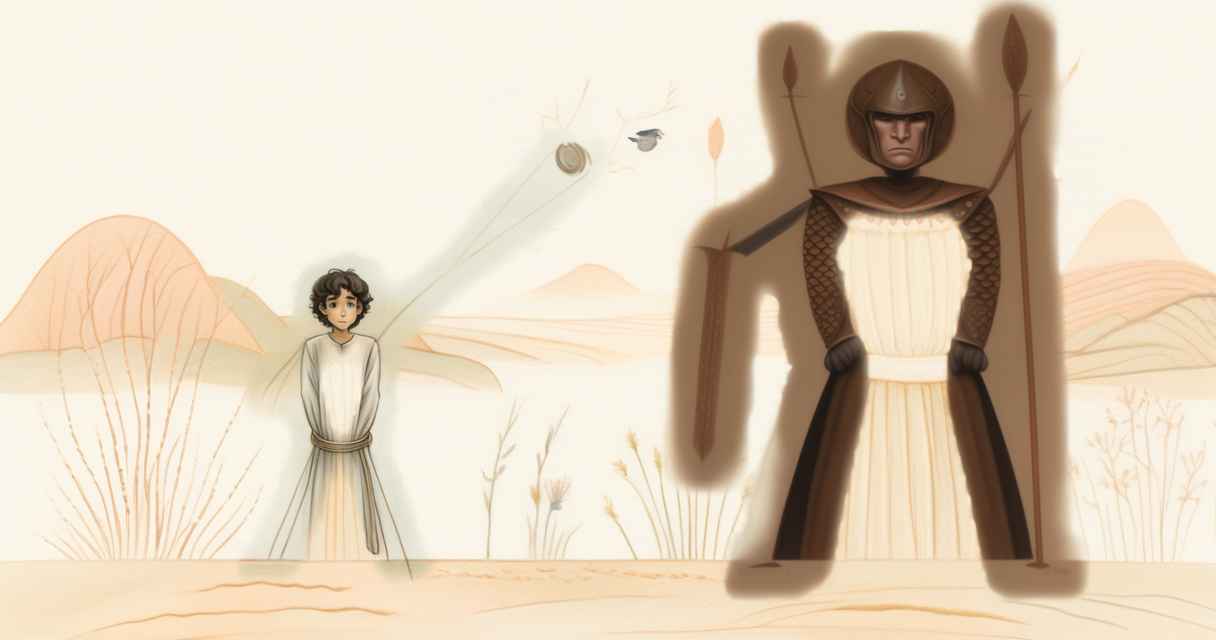
#> input picture scripts/canon/reference/approved-320-s11.png, 1216 x 640 px; its folder holds 4 pictures in this run
$ python judge_style.py reference/approved-320-s11.png
#> lines starting #> are read from the running program, lines starting #| are printed output that depends on the picture; pictures that were not available may be replaced by others from this repository, and a replacement may not be noted
"""[[화풍 도달]] 판정 — 축 A (task#317 S0-2).

**정답지는 지어내지 않는다.** 양성 기준은 사용자가 목표로 지정한 `params.REFERENCE`의 10장이고
(reference/REFERENCE.md), 음성 대조군은 현행 ControlNet 경로 산출물이다. 이 스크립트가 하는 일은
그 두 집합에 지표를 걸어 **분리도를 재고, 분리되면 그 사이에서 임계를 파생하는 것**이다 —
임계를 리터럴로 적지 않는다(ADR `260823-221839`).

**지표를 고른 근거**(CONTEXT.md [[화풍 도달]], ADR `260825-013557` 2026-08-25 개정 따름 정리 1 —
지표는 고르기 전에 정답지와 현행 양쪽에 걸어 분리도를 잰다):

  육안 소견은 「창백하다」이고 거기서 자연스럽게 나오는 지표는 **채도**인데, 채도 평균은 정답지와
  현행의 구간이 겹쳐 아무것도 갈라내지 못한다(정답지 0.201~0.259 ↔ 현행 0.105~0.217). 실제로
  갈라내는 것은 **어두운 화소 비율**(`휘도 < DARK_CUT`)로 17~75배 벌어진다. 결함의 정체는 채도가 아니라
  **잉크·대비의 부재**다. 그래서 채도(`sat_p95`)는 계속 **재되 판정에 쓰지 않는다** — 분리하지
  못한다는 사실 자체가 이 파일럿의 실측이라 지우지 않고 남긴다.

**적용 범위는 장면류다**(같은 개정 따름 정리 3). 동결 정본(얼굴 클로즈업)은 이 지표에서 0.006으로
실패해야 할 현행 장면과 같은 값을 낸다 — 초상은 원래 어두운 화소가 적다. 초상 판정에 쓰지 않는다.

Usage:
  python3 judge_style.py                 # 정답지 vs 현행 12장 — 분리도 판정 + 임계 파생
  python3 judge_style.py --json out.json # 같은 판정을 json으로도 남긴다
"""
import glob
import json
import math
import os
import sys

import numpy as np
from PIL import Image

import params

# --- 지표를 정의하는 상수 (임계가 아니다) -------------------------------------
# 「어두운 화소」의 경계. CONTEXT.md [[화풍 도달]]이 정답지/현행 양쪽에 걸어 17~75배 분리를
# 실측한 그 정의를 그대로 승계한다 — 여기서 바꾸면 그 실측과 못 잇는다. `judge_metrics.py`의
# EDGE_THRESHOLD와 같은 종류(지표를 정의하는 상수는 [[생성 파라미터]]가 아니므로 params가 아니라
# 판정 모듈이 갖는다).
DARK_CUT = 0.55
# **정정(task#317 S0 실측)**: CONTEXT.md와 계획이 이 지표를 「`v<0.55` 비율」로 적었으나, 그
# 실측표를 재현하는 것은 HSV의 V가 아니라 **그레이스케일 휘도**다 — sheet-s200이 휘도로 0.2019
# (문서의 시트 구간 0.172~0.233 안), HSV V로는 0.0980(구간 밖)이다. 표기가 잘못됐던 것이지 수가
# 잘못됐던 것이 아니므로, **문서의 수와 이어지는 쪽(휘도)을 채택하고 이름을 고친다.** V로 바꾸면
# 분리는 여전하지만 앞선 실측과의 비교 가능성이 끊긴다.

APPLIES_TO = "장면류(1216x640 및 시트류). 초상 층에는 쓰지 않는다."


def style_metrics(path):
    """한 장의 화풍 지표. HSV의 V·S만 쓴다 — 새 의존성 없이 PIL로 끝난다."""
    im = Image.open(path).convert("RGB")
    lum = np.asarray(im.convert("L"), dtype=np.float32) / 255.0
    sat = np.asarray(im.convert("HSV"), dtype=np.float32)[..., 1] / 255.0
    return {
        "ink": float((lum < DARK_CUT).mean()),   # 어두운 화소 비율 — 판정에 쓰는 축
        "val_p05": float(np.percentile(lum, 5)),  # 가장 어두운 5% — 잉크의 깊이
        "sat_p95": float(np.percentile(sat, 95)),  # 참고용. 갈라내지 못한다는 것이 실측이다
    }


def reference_paths():
    """정답지 = 추적 위치의 전부. 「어느 것을 쓸까」를 손으로 고르지 않는다 — 고르는 순간
    유리한 쪽만 남길 여지가 생긴다. 무엇이 왜 거기 있는지는 REFERENCE.md가 진다."""
    return sorted(glob.glob(os.path.join(params.REFERENCE, "*.png")))


def current_scene_paths():
    """음성 대조군 = 현행 ControlNet 경로 산출물(task#315 S4의 12장)."""
    return sorted(glob.glob(os.path.join(params.OUT_ROOT, "scene", "*.png")))


def _log_mid(a, b):
    """두 값의 **로그 중점**. 정답지와 현행이 곱셈적으로(17~75배) 벌어져 있으므로 산술 중점은
    한쪽에 붙는다. 로그 중점은 비율 척도에서 두 집합에 같은 여유(최대 마진)를 주는 분할점이고,
    자유 파라미터가 없어 임계에 사람의 손이 들어가지 않는다."""
    return math.sqrt(a * b)


def derive_thresholds(ref, ctl):
    """임계를 **파생한다**. 정답지 하한과 현행 상한 사이(반대 방향 지표는 그 반대)의 로그 중점.

    분리되지 않으면 임계를 만들지 않고 실패한다 — 갈라내지 못하는 자로 다음 슬라이스에 들어가지
    않는다(ADR `260825-013557`: 대조군이 통과하면 무정보다)."""
    ref_ink_lo, ctl_ink_hi = min(m["ink"] for m in ref), max(m["ink"] for m in ctl)
    ref_p05_hi, ctl_p05_lo = max(m["val_p05"] for m in ref), min(m["val_p05"] for m in ctl)
    ref_sat_lo, ctl_sat_hi = min(m["sat_p95"] for m in ref), max(m["sat_p95"] for m in ctl)
    return {
        "ink_min": _log_mid(ref_ink_lo, ctl_ink_hi),
        "val_p05_max": _log_mid(ref_p05_hi, ctl_p05_lo),
        "separation": {
            "ink_ratio": ref_ink_lo / ctl_ink_hi if ctl_ink_hi else float("inf"),
            "val_p05_ratio": ctl_p05_lo / ref_p05_hi if ref_p05_hi else float("inf"),
            "sat_p95_ratio": ref_sat_lo / ctl_sat_hi if ctl_sat_hi else float("inf"),
        },
        "reference_band": {  # 「통과」와 별개로 정답지가 실제로 어디 있는지 — 조일 때 쓴다
            "ink": [min(m["ink"] for m in ref), max(m["ink"] for m in ref)],
            "val_p05": [min(m["val_p05"] for m in ref), max(m["val_p05"] for m in ref)],
        },
    }


def passes(m, thr):
    return m["ink"] >= thr["ink_min"] and m["val_p05"] <= thr["val_p05_max"]


def _row(path, m, thr=None):
    mark = "" if thr is None else ("  ✅" if passes(m, thr) else "  ❌")
    return (f"  {os.path.basename(path):38s} ink={m['ink']:.4f}  "
            f"p05={m['val_p05']:.3f}  sat_p95={m['sat_p95']:.3f}{mark}")


def main():
    refs, ctls = reference_paths(), current_scene_paths()
    if not refs:
        sys.exit(f"정답지가 없다: {params.REFERENCE}")
    if not ctls:
        sys.exit(f"음성 대조군(현행 장면)이 없다: {params.OUT_ROOT}/scene")

    ref_m = [style_metrics(p) for p in refs]
#> in style_metrics, im is the input picture: PIL image 1216x640 RGB; mean R, G, B 221.9, 206.5, 185.6
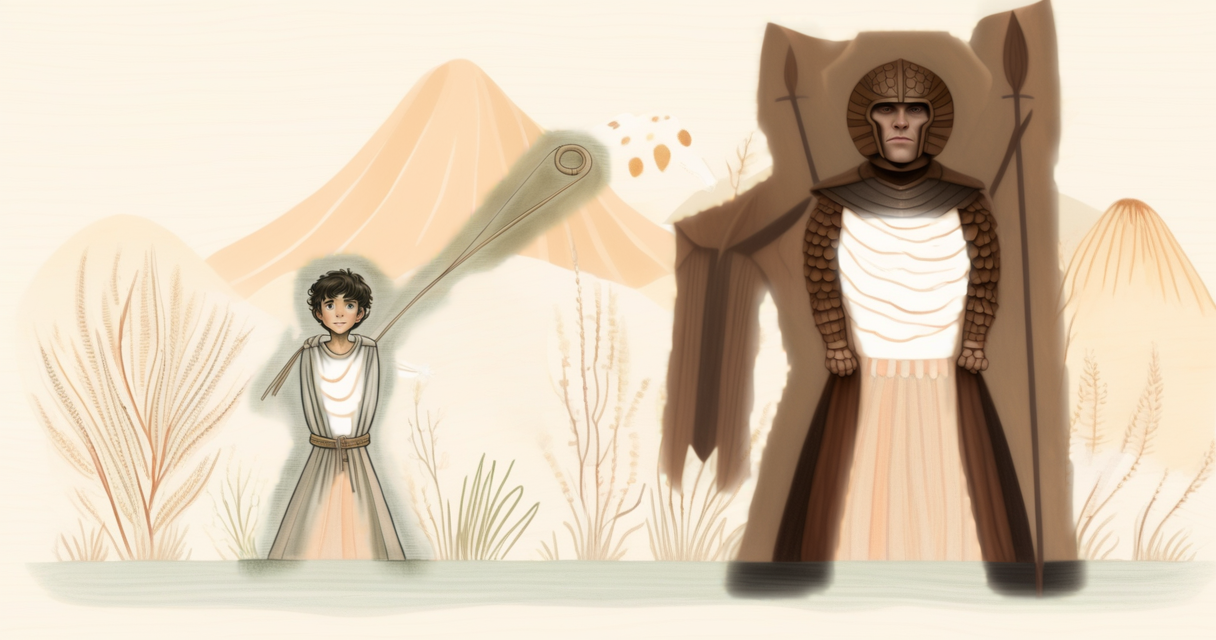
#> input picture scripts/canon/reference/approved-320-s7.png, 1216 x 640 px
#> in style_metrics, im is the input picture: PIL image 1216x640 RGB; mean R, G, B 217.5, 201.1, 180
#> in style_metrics (call 2), `sat = np.asarray(im.convert("HSV"), dtype=np.float32)[..., 1] / 255.0`:
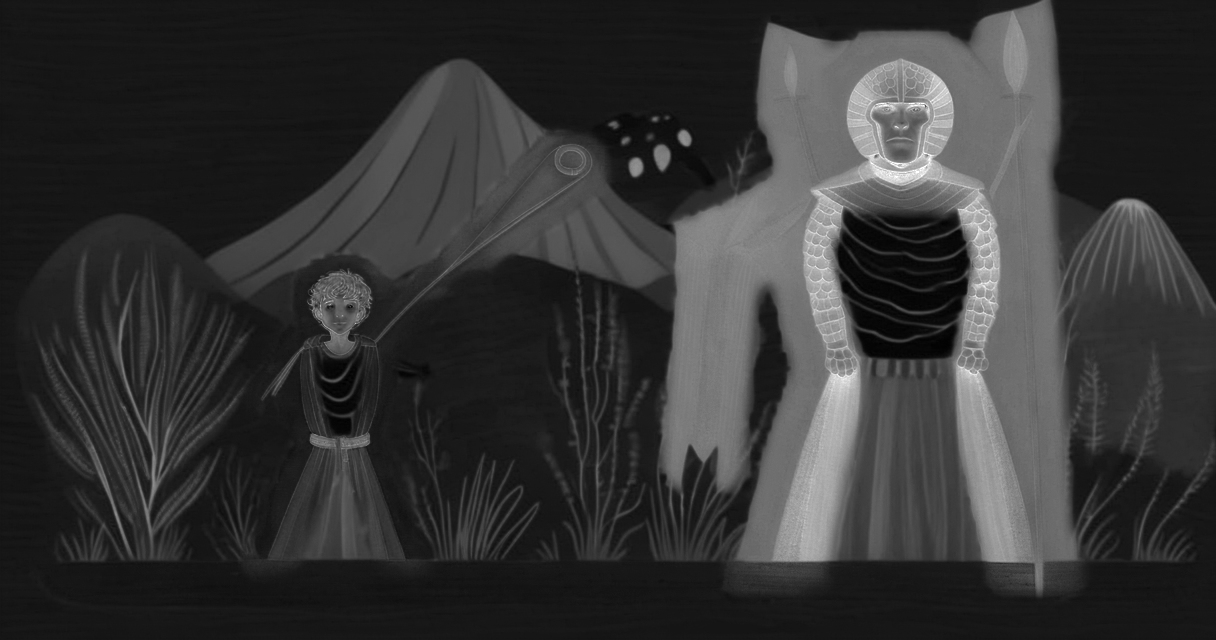
#> sat: shape (640, 1216) float32; min 0, max 1, mean 0.206
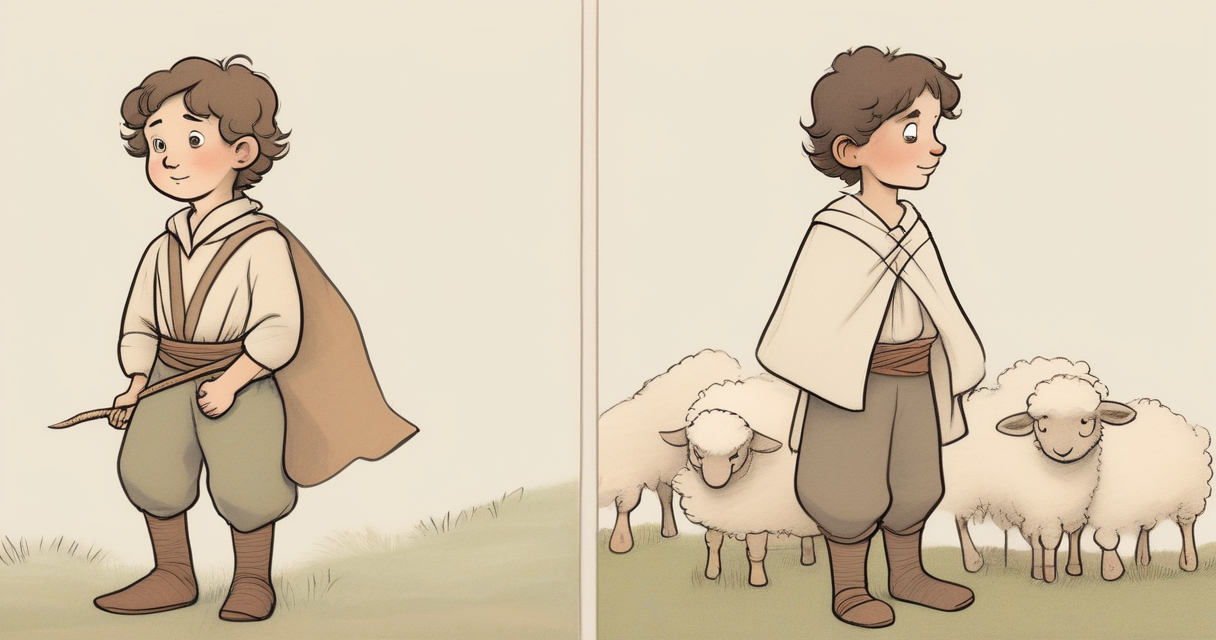
#> input picture scripts/canon/reference/scene-1-shepherd-ref0.4.png, 1216 x 640 px
#> in style_metrics, im is the input picture: PIL image 1216x640 RGB; mean R, G, B 213.9, 199.7, 177.1
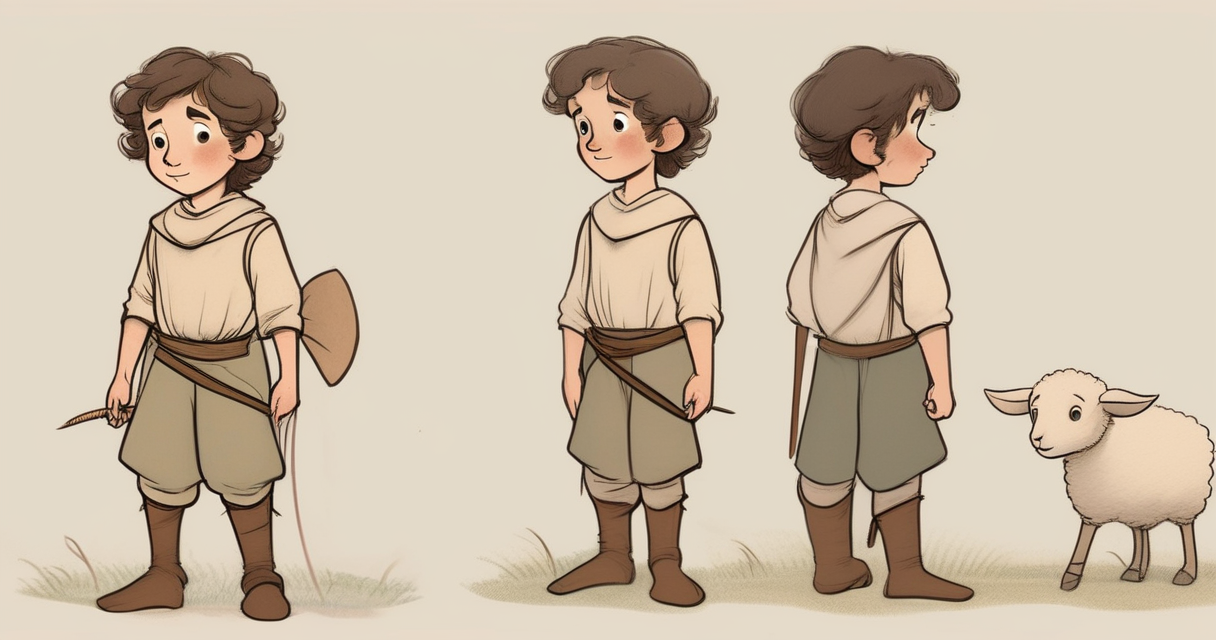
#> input picture scripts/canon/reference/scene-1-shepherd-ref0.7.png, 1216 x 640 px
#> in style_metrics, im is the input picture: PIL image 1216x640 RGB; mean R, G, B 203.8, 188.3, 168.4
#> in style_metrics (call 4), `sat = np.asarray(im.convert("HSV"), dtype=np.float32)[..., 1] / 255.0`:
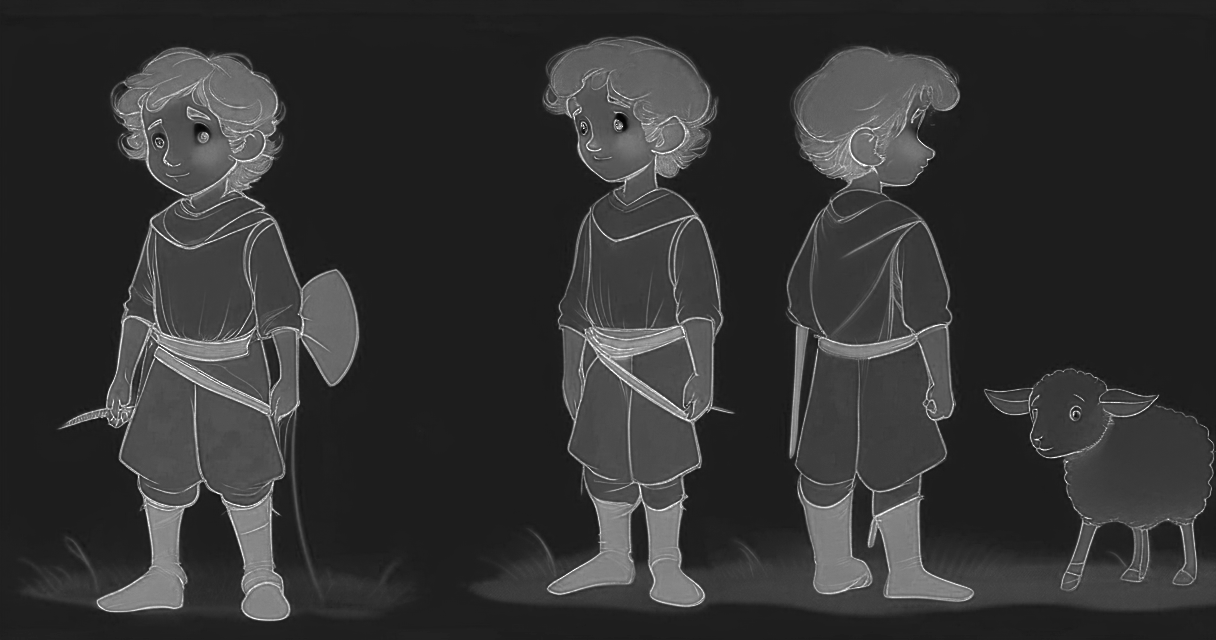
#> sat: shape (640, 1216) float32; min 0.0118, max 1, mean 0.199
#> ref_m = 4 items
    ctl_m = [style_metrics(p) for p in ctls]
#> ctl_m = 1 item
    thr = derive_thresholds(ref_m, ctl_m)
#> in derive_thresholds, `ref_ink_lo, ctl_ink_hi = min(m["ink"] for m in ref), max(m["ink"] for ..`: ref_ink_lo = 0.102; ctl_ink_hi = 0.172
#> in derive_thresholds, `ref_p05_hi, ctl_p05_lo = max(m["val_p05"] for m in ref), min(m["val_p0..`: ref_p05_hi = 0.427; ctl_p05_lo = 0.282
#> in derive_thresholds, `ref_sat_lo, ctl_sat_hi = min(m["sat_p95"] for m in ref), max(m["sat_p9..`: ref_sat_lo = 0.388; ctl_sat_hi = 0.506
#> thr = 4 items

    print(f"축 A [[화풍 도달]] — 지표 정의: 휘도 < {DARK_CUT} 비율 · 휘도의 5백분위")
    print(f"적용 범위: {APPLIES_TO}\n")
    print(f"정답지 {len(refs)}장 (양성 기준)")
    for p, m in zip(refs, ref_m):
        print(_row(p, m))
#> this loop made 4 passes
#> m on passes 1 to 4: {'ink': 0.172, 'val_p05': 0.282, 'sat_p95': 0.506}, {'ink': 0.192, 'val_p05': 0.247, 'sat_p95': 0.522}, {'ink': 0.102, 'val_p05': 0.427, 'sat_p95': 0.388}, {'ink': 0.157, 'val_p05': 0.294, 'sat_p95': 0.506}
#|   approved-320-s11.png                   ink=0.1717  p05=0.282  sat_p95=0.506
#|   approved-320-s7.png                    ink=0.1918  p05=0.247  sat_p95=0.522
#|   scene-1-shepherd-ref0.4.png            ink=0.1024  p05=0.427  sat_p95=0.388
#|   scene-1-shepherd-ref0.7.png            ink=0.1569  p05=0.294  sat_p95=0.506
    print(f"\n현행 ControlNet 경로 {len(ctls)}장 (음성 대조군)")
    for p, m in zip(ctls, ctl_m):
        print(_row(p, m))
#> this loop made 1 pass
#|   approved-320-s11.png                   ink=0.1717  p05=0.282  sat_p95=0.506

    sep = thr["separation"]
#> sep = {'ink_ratio': 0.596, 'val_p05_ratio': 0.661, 'sat_p95_ratio': 0.767}
    print(f"\n분리도 — ink {sep['ink_ratio']:.1f}배 · p05 {sep['val_p05_ratio']:.2f}배 "
          f"· sat_p95 {sep['sat_p95_ratio']:.2f}배(판정 미사용)")
#| 분리도 — ink 0.6배 · p05 0.66배 · sat_p95 0.77배(판정 미사용)
    print(f"파생 임계 — ink >= {thr['ink_min']:.4f} · val_p05 <= {thr['val_p05_max']:.3f}")
#| 파생 임계 — ink >= 0.1326 · val_p05 <= 0.347
    print(f"정답지 실제 구간 — ink {thr['reference_band']['ink'][0]:.4f}~{thr['reference_band']['ink'][1]:.4f} "
          f"· p05 {thr['reference_band']['val_p05'][0]:.3f}~{thr['reference_band']['val_p05'][1]:.3f}")
#| 정답지 실제 구간 — ink 0.1024~0.1918 · p05 0.247~0.427

    # --- 완료기준: (정답지 통과 · 현행 실패)를 스크립트가 단정한다 ---
    ref_pass = sum(passes(m, thr) for m in ref_m)
#> ref_pass = 3
    ctl_pass = sum(passes(m, thr) for m in ctl_m)
#> ctl_pass = 1
    print(f"\n정답지 통과 {ref_pass}/{len(ref_m)} · 현행 통과 {ctl_pass}/{len(ctl_m)}")
#| 정답지 통과 3/4 · 현행 통과 1/1
    ok = ref_pass == len(ref_m) and ctl_pass == 0
#> ok = False
    if "--json" in sys.argv:
        out = sys.argv[sys.argv.index("--json") + 1]
        with open(out, "w", encoding="utf-8") as f:
            json.dump({"dark_cut": DARK_CUT, "applies_to": APPLIES_TO, "thresholds": thr,
                       "reference": {os.path.basename(p): m for p, m in zip(refs, ref_m)},
                       "current": {os.path.basename(p): m for p, m in zip(ctls, ctl_m)}},
                      f, ensure_ascii=False, indent=1)
        print(f"json 기록: {out}")
    if not ok:
#> (the run stopped early here; a loop or call above may not have finished)
